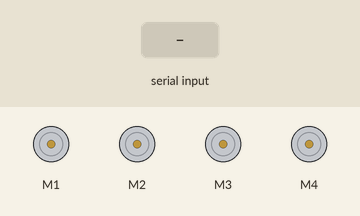
This sketch was run on a simulated Arduino Uno, built with avr-gcc and run on an emulated ATmega328P. Shown: 4 × DC motor (green arrow = forward, orange = backward, longer = faster). The inputs (shaded band) are chosen by the test bench.

Above: at 1.2 s.
1.3 s: "1\n" received over the second serial link
At 2.4 s:
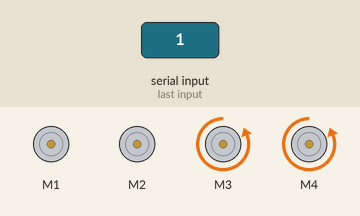
Timing chart, 0 to 4.3 s (numbered marks = the images above; inputs shaded):
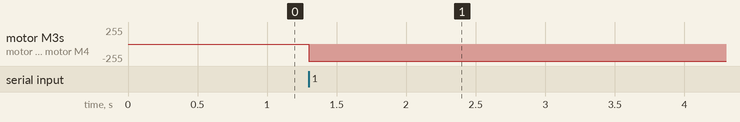

The sketch:

buggy.ino
```cpp
#include <SoftwareSerial.h>
#include <ArduinoJson.h>
#include <Wire.h>
#include <Adafruit_MotorShield.h>

// Configuration
uint16_t motor_delay = 50;
// HC-05
uint8_t rx_pin = 10;
uint8_t tx_pin = 11;
uint8_t key_pin = 9;
bool at_mode = HIGH;

// Init globals
SoftwareSerial BTSerial(rx_pin, tx_pin);
DynamicJsonDocument doc(1024);
Adafruit_MotorShield AFMS = Adafruit_MotorShield();
Adafruit_DCMotor* ms[4];
String buffer = "";

void setup() {
  pinMode(key_pin, OUTPUT);

  digitalWrite(key_pin, at_mode);

  for(uint8_t i = 0; i < 4; i++) {
    ms[i] = AFMS.getMotor(i + 1);
  }

  Serial.begin(9600);
  BTSerial.begin(38400);
  AFMS.begin();
}

void loop() {
  if (!BTSerial.available())
    return;

  char ch = BTSerial.read();

  if (ch != '\n') {
    buffer += ch;
    return;
  }

  deserializeJson(doc, buffer);
  buffer = "";

  int16_t x_joy = doc["x"];
  int16_t y_joy = doc["y"];
  bool sw = doc["sw"];
  // Serial.println("x: " + String(x_joy) + " y:" + String(y_joy) + " sw: " + String(sw));

  uint16_t dir = FORWARD;
  uint16_t speed = min(abs(y_joy - 256), 255);
  uint16_t left = 1.0;
  uint16_t right = 1.0;

  if(y_joy < 256)
    dir = BACKWARD;
  if(x_joy > 256 + 10)
    left = 0.5;
  else if(x_joy < 256 - 10)
    right = 0.5;

  for(uint8_t i = 0; i < 2; i++) {
    ms[i]->setSpeed(speed * right);
    ms[i]->run(dir);
  }
  for(uint8_t i = 2; i < 4; i++) {
    ms[i]->setSpeed(speed * left);
    ms[i]->run(dir);
  }
}
```

Measured:
- after the input at 1.3 s, motor M3, motor M4: stopped → backward 255/255 at once
